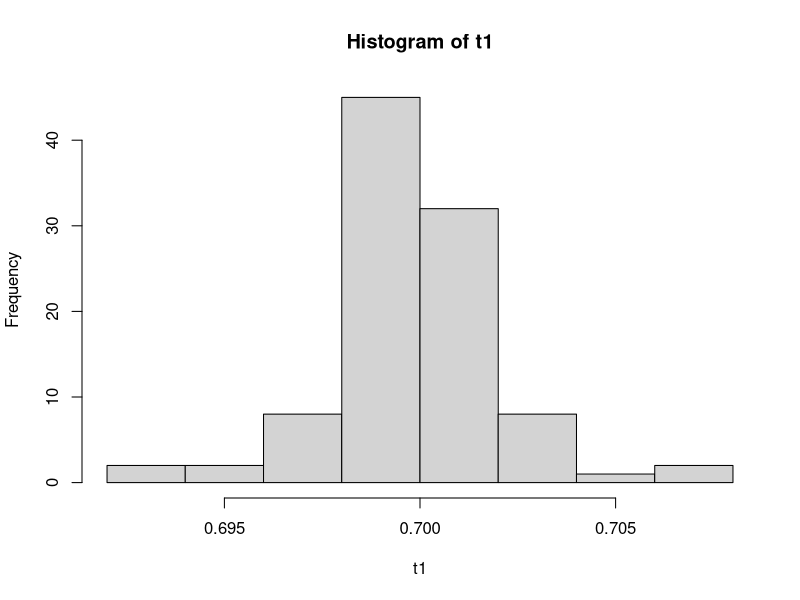
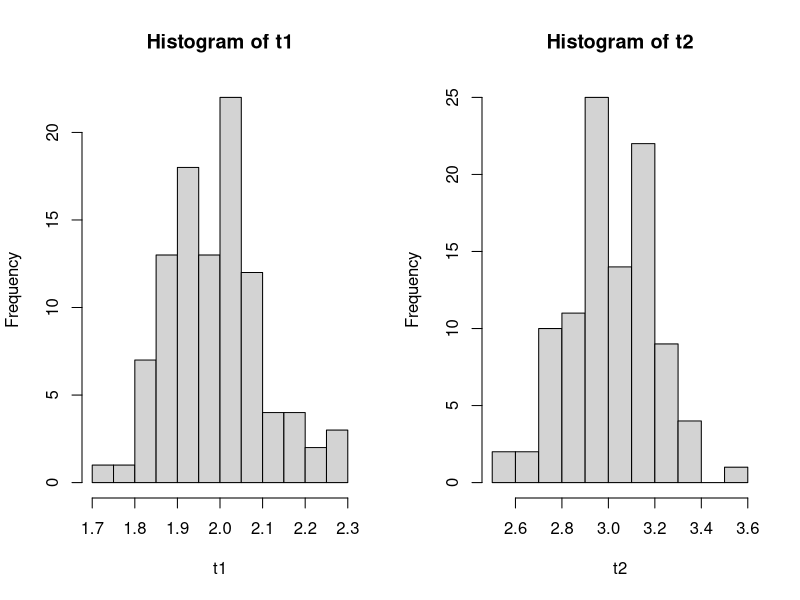
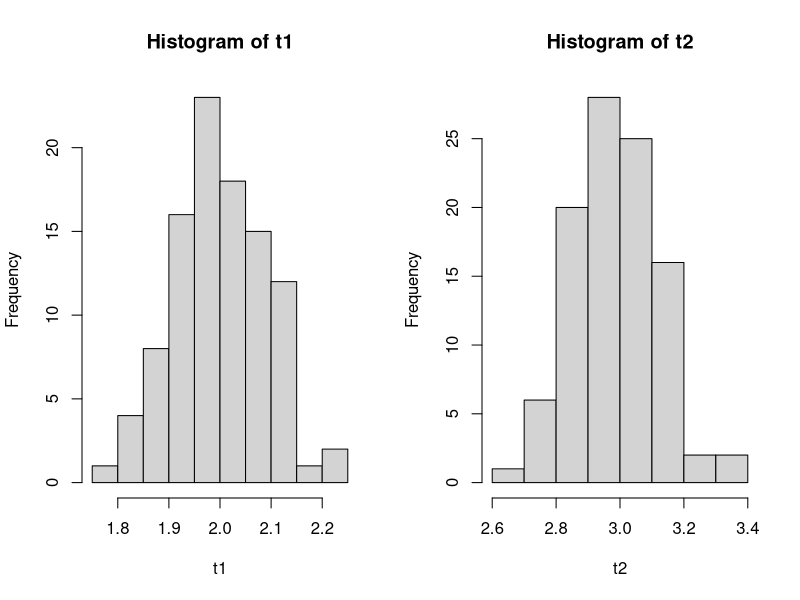

These figures' R source, in order:
#Que1
#Simulation study:
p=0.7;
eps=0.1
est_t1_prob=0;
MSE_t1=0
n=c(10,50,100,500,1000)
for (i in 1:length(n))
{
  x=matrix(rbinom(n[i]*100,prob = p,size = n),100,n[i])
  m1=apply(x,1,mean)
  t1=m1/n
  est_t1_prob[i]=mean(abs(t1-p)<eps)
  MSE_t1[i]=mean((t1-p)^2)
  }
data.frame('sample size'=n,est_t1_prob,MSE_t1)
hist(t1)

#Que2
#Simulation study:
alpha=2;beta=3;
eps=0.1
est_t1_prob=0;est_t2_prob=0;
MSE_t1=0;MSE_t2=0;
n=c(10,50,100,500,1000)
for (i in 1:length(n))
{
  x=matrix(rgamma(n[i]*100,shape = alpha,scale = beta),100,n[i])
  m_1=apply(x,1,mean)
  m_2=apply(x,1,var)
  t1=m_1^2/m_2
  t2=m_2/m_1
  est_t1_prob[i]=mean(abs(t1-alpha)<eps)
  est_t2_prob[i]=mean(abs(t2-beta)<eps)
  MSE_t1[i]=mean((t1-alpha)^2)
  MSE_t2[i]=mean((t2-beta)^2)
  
}
data.frame('sample size'=n,est_t1_prob,est_t2_prob,MSE_t1,MSE_t2)
par(mfrow=c(1,2))
hist(t1)
hist(t2)


#Que3
#Simulation study:
rm(list=ls(all=T))
a=2;b=3;
eps=0.1;
est_t1_prob=0;est_t2_prob=0;
MSE_t1=0;MSE_t2=0;
n=c(10,50,100,500,1000)
for (i in 1:length(n))
{
  x=matrix(rbeta(n[i]*100,shape1 = a,shape2 = b),100,n[i])
  m_1=apply(x,1,mean)
  m_2=apply(x,1,var)
  t1=(m_1*(1-m_1)/m_2-1)*m_1
  t2=(m_1*(1-m_1)/m_2-1)*(1-m_1)
  est_t1_prob[i]=mean(abs(t1-a)<eps)
  est_t2_prob[i]=mean(abs(t2-b)<eps)
  MSE_t1[i]=mean((t1-a)^2)
  MSE_t2[i]=mean((t2-b)^2)
  
}
data.frame('sample size'=n,est_t1_prob,est_t2_prob,MSE_t1,MSE_t2)
par(mfrow=c(1,2))
hist(t1)
hist(t2)
